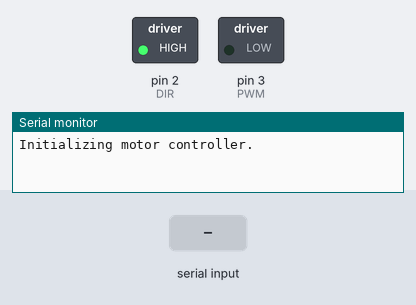
This sketch was run on a simulated Arduino Uno, built with avr-gcc and run on an emulated ATmega328P. Parts: switched loads named in the sketch (green lamp = pin HIGH), the last lines printed to the serial monitor. Inputs (shaded band) come from the test bench.

Above: at 1.2 s.
1.3 s: "<0>" received over Serial
At 1.8 s:
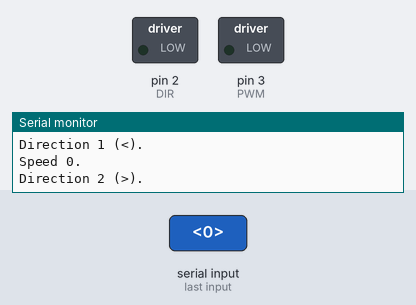
2.8 s: byte 50 ('2') received over Serial
At 4.0 s:
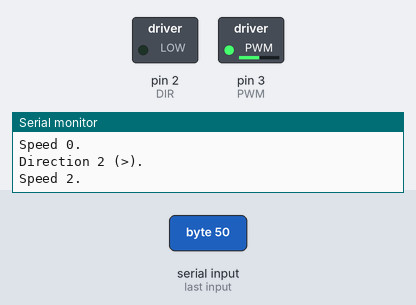
4.3 s: byte 51 ('3') received over Serial
At 5.2 s:
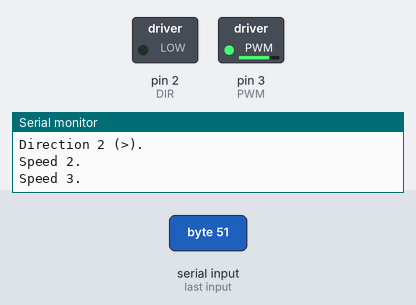
5.8 s: byte 52 ('4') received over Serial
At 6.4 s:
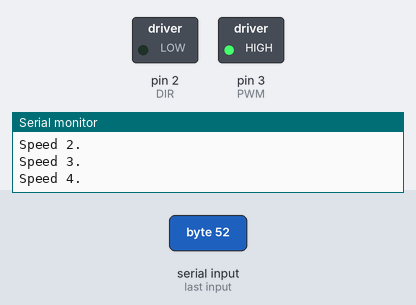
7.3 s: "<1>" received over Serial
At 7.6 s:
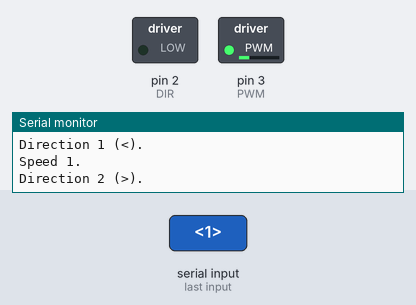
8.8 s: "<2>" received over Serial
At 9.9 s:
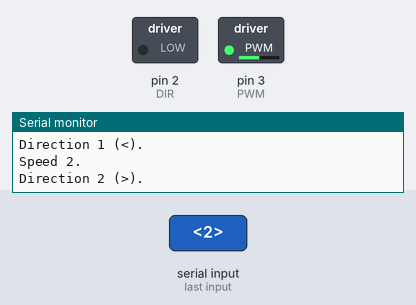
Timing chart, 0 to 11.3 s (numbered marks = the images above; inputs shaded):
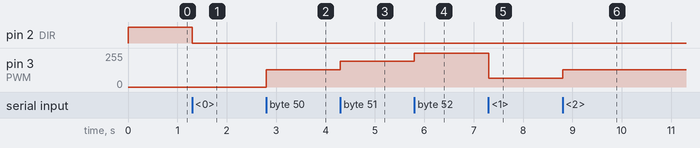

Measured:
- after the input at 1.3 s, pin 2 (DIR): HIGH → LOW at once
- after the input at 2.8 s, pin 3 (PWM): 0/255 → 128/255 at once
- after the input at 4.3 s, pin 3 (PWM): 128/255 → 192/255 at once
- after the input at 5.8 s, pin 3 (PWM): 192/255 → 255/255 at once
- after the input at 7.3 s, pin 3 (PWM): 255/255 → 64/255 at once
- after the input at 8.8 s, pin 3 (PWM): 64/255 → 128/255 at once

The sketch:

Ryobi_Basic_Controller.ino
```cpp
const int DIR = 2;
const int PWM = 3;

void setup() {
  //Connect to serial
  Serial.begin(9600);

  //Initialize motor controller
  Serial.print("Initializing motor controller. \n");

  pinMode(DIR,OUTPUT);
  pinMode(PWM,OUTPUT);

  digitalWrite(DIR,HIGH);
  analogWrite(PWM,0);
}

void loop() {

  //Control Ryobi with char commands
  if(Serial.available()) {
    char c = Serial.read();
    switch(c) {
    //Switching direction
    case '<':
      digitalWrite(DIR,HIGH);
      Serial.print("Direction 1 (<). \n");
      break;
    case '>':
      digitalWrite(DIR,LOW);
      Serial.print("Direction 2 (>). \n");
      break;
    //Adjustable Speed
    case '0':
      analogWrite(PWM,0);
      Serial.print("Speed 0. \n");
      break;
    case '1':
      analogWrite(PWM,64);
      Serial.print("Speed 1. \n");
      break;
    case '2':
      analogWrite(PWM,128);
      Serial.print("Speed 2. \n");
      break;
    case '3':
      analogWrite(PWM,192);
      Serial.print("Speed 3. \n");
      break;
    case '4':
      analogWrite(PWM,255);
      Serial.print("Speed 4. \n");
      break;
    default:
      Serial.print("Bad command. \n");
      break;
    }
  }

}
```
